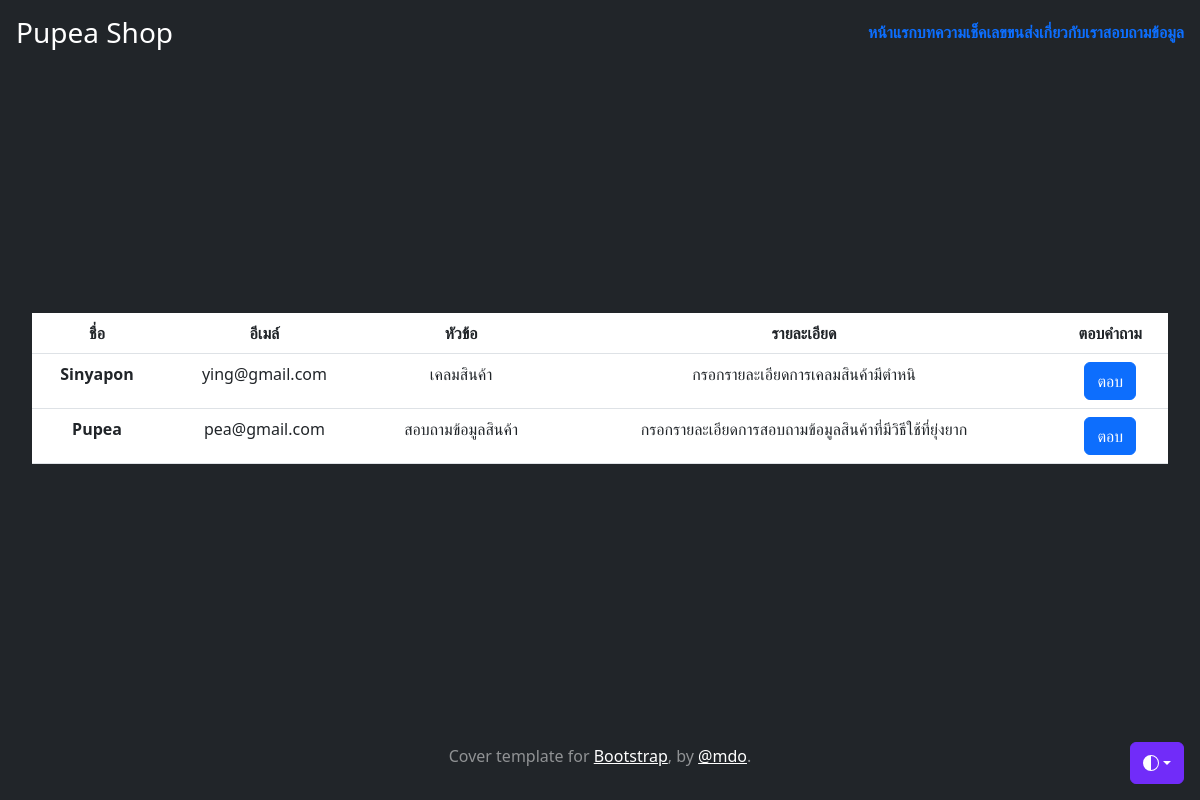
Screenshot of /questions/ (signed in) with the database file from the repository.
### myapp/models.py (models this page shows, shortened)
class AskQa(models.Model):
    name = models.CharField(max_length=100,null=True,blank=True,verbose_name='ชื่อผู้ติดต่อ')
    email = models.CharField(max_length=100,null=True,blank=True,verbose_name='อีเมล์')
    title = models.CharField(max_length=100,null=True,blank=True,verbose_name='หัวข้อ')
    detail = models.TextField(null=True,blank=True,verbose_name='รายละเอียด')

### myapp/views.py (the view)
# urls.py: path('questions/', questions, name="questions"),
@login_required
def questions(request):
    questions = AskQa.objects.all()
    return render(request, 'myapp/question.html',{'questions':questions})

### myapp/templates/myapp/question.html
{% extends "myapp/base.html" %}
{% block content %}
<table class="table">
    <thead>
      <tr class="bg-primary">
        <th scope="col">ชื่อ</th>
        <th scope="col">อีเมล์</th>
        <th scope="col">หัวข้อ</th>
        <th scope="col">รายละเอียด</th>
        <th scope="col">ตอบคำถาม</th>
      </tr>
    </thead>
    <tbody>
    {% for q in questions %}
      <tr>
        <th scope="row">{{q.name}}</th>
        <td>{{q.email}}</td>
        <td>{{q.title}}</td>
        <td>{{q.detail}}</td>
        <td><a href="{% url 'answer' q.id %}" class="btn btn-primary">ตอบ</a></td>
      </tr>
    {%  endfor %}
    </tbody>
  </table>
  {% endblock content %}

### rows the page displays
AskQa: name "Sinyapon", email "ying@gmail.com", title "เคลมสินค้า", detail "กรอกรายละเอียดการเคลมสินค้ามีตำหนิ"
AskQa: name "Pupea", email "pea@gmail.com", title "สอบถามข้อมูลสินค้า", detail "กรอกรายละเอียดการสอบถามข้อมูลสินค้าที่มีวิธีใช้ที่ยุ่งยาก"
